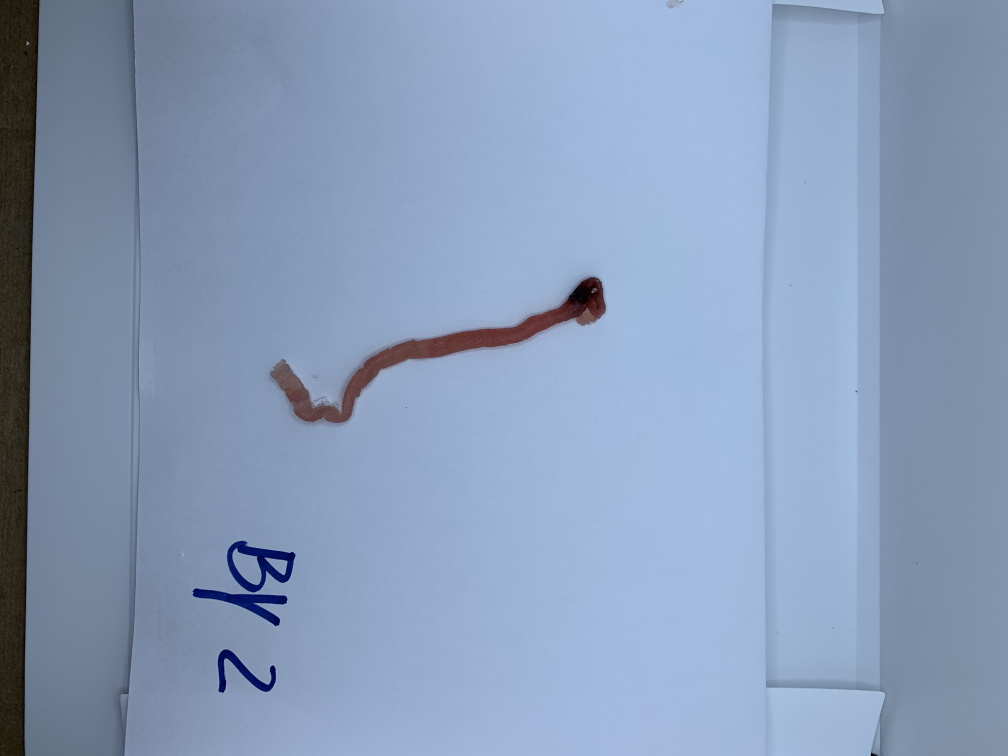
#> input picture SALMAO/GERADOR_DATASET_SALMAO/rgb2hsi/img.JPG, 4032 x 3024 px, found by its file name (shown at 1/4 size)
$ python main.py
#> lines starting #> are read from the running program, lines starting #| are printed output that depends on the picture
import cv2
import convert

# Import picture & create HSI copy using algorithm
img = cv2.imread('img.jpg', 1)
#> img is the input picture: shape (3024, 4032, 3); mean B, G, R 184.6, 156.2, 136.5
img = cv2.resize(img, (400, 300))
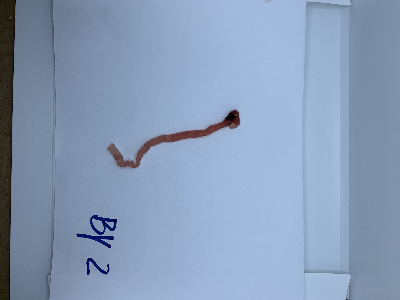
#> img: shape (300, 400, 3); mean B, G, R 184.5, 156.1, 136.4
hsv = cv2.cvtColor(img, cv2.COLOR_BGR2HSV)
#> hsv: shape (300, 400, 3); mean H, S, V 105, 70.1, 185.4

#> (the run stopped early here; a loop or call above may not have finished)
